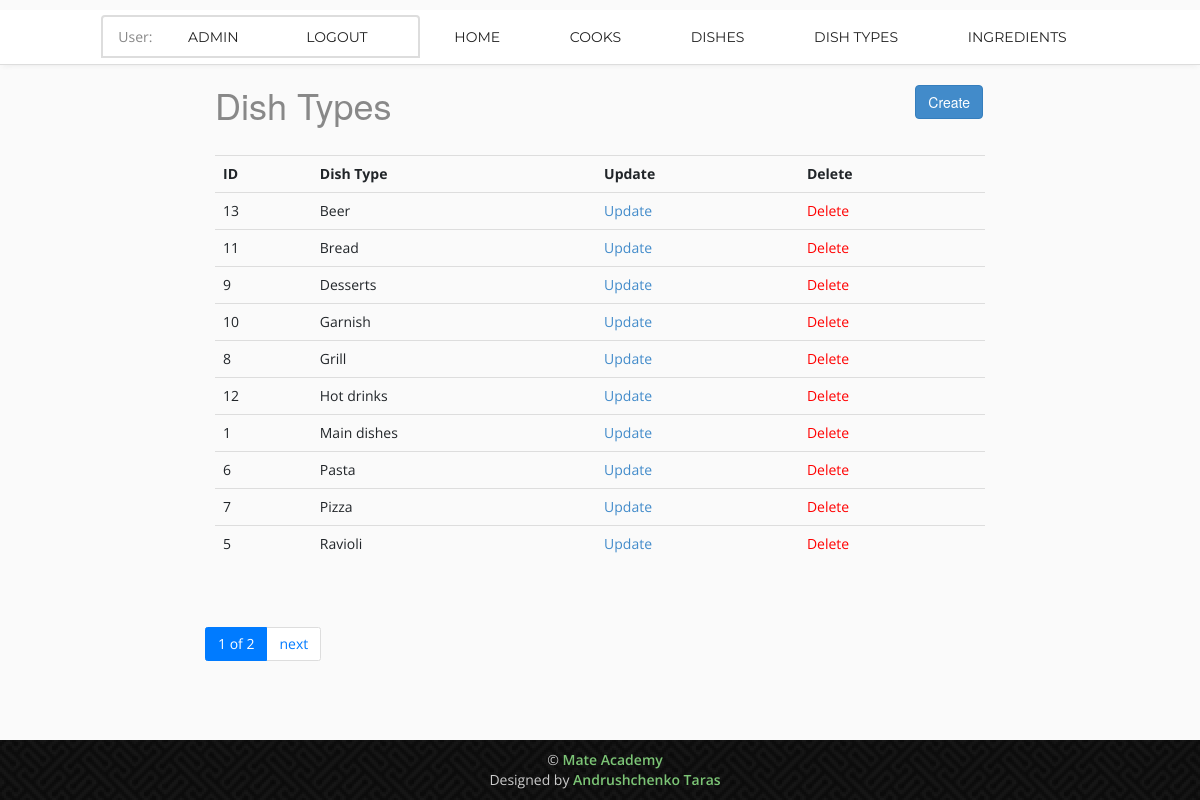
Screenshot of /dish_types/ (signed in) with the database file from the repository.
### workspace/models.py (models this page shows, shortened)
class Cook(AbstractUser):
    years_of_experience = models.IntegerField(default=0)
    class Meta:
        ordering = ["pk"]
    def get_absolute_url(self):
        return reverse("workspace:cook-detail", kwargs={"pk": self.pk})

class DishType(models.Model):
    name = models.CharField(max_length=255, unique=True)
    class Meta:
        ordering = ["name"]
        verbose_name = "dish_type"

### workspace/views.py (the view)
class DishTypeListView(LoginRequiredMixin, generic.ListView):
    model = DishType
    context_object_name = "dish_type_list"
    template_name = "workspace/dish_type_list.html"
    paginate_by = 10

### workspace/templatetags/query_transform.py (called while the page is built)
@register.simple_tag
def query_transform(request, **kwargs):
    updated = request.GET.copy()
    for key, value in kwargs.items():
        if value is not None:
            updated[key] = value
        else:
            updated.pop(key, 0)
    return updated.urlencode()

### templates/workspace/dish_type_list.html
{% extends "base.html" %}
{% load crispy_forms_filters %}
{% block content %}
  <div class="col-sm-2"></div>
  <div class="col-sm-8">
    <h1>
      Dish Types
      <a href="{% url 'workspace:dish-type-create' %}" class="btn btn-primary link-to-page">
        Create
      </a>
    </h1>
    <br>
      {% if dish_type_list %}
      <table class="table">
        <tr>
          <th>ID</th>
          <th>Dish Type</th>
          <th>Update</th>
          <th>Delete</th>
        </tr>
      {% for dish_type in dish_type_list %}
        <tr>
          <td>{{ dish_type.id }}</td>
          <td>{{ dish_type.name }}</td>
          <td>
            <a href="{% url 'workspace:dish-type-update' pk=dish_type.id %}">
              Update
            </a>
          </td>
          <td>
            <a style="color: red"
               href="{% url 'workspace:dish-type-delete' pk=dish_type.id %}">
              Delete
            </a>
          </td>
        </tr>
      {% endfor %}
      </table>
      {% else %}
        <p>There are no dish types in the service.</p>
      {% endif %}
  </div>
  <div class="col-sm-2"></div>
{% endblock %}

### templates/base.html (shortened to what this page needs)
<!DOCTYPE html>
<html lang="en">
<head>
  <link rel="stylesheet" href="https://cdn.jsdelivr.net/npm/bootstrap@4.6.2/dist/css/bootstrap.min.css"
>
  {% load static %}
  <link href="{% static 'css/bootstrap.css' %}" rel="stylesheet" type="text/css">
	<link href="{% static 'css/style.css' %}" rel="stylesheet" type="text/css">
	<link href="{% static 'css/font-awesome.css' %}" rel="stylesheet" type="text/css">
	<link href="{% static 'css/responsive.css' %}" rel="stylesheet" type="text/css">
	<link href="{% static 'css/magnific-popup.css' %}" rel="stylesheet" type="text/css">
	<link href="{% static 'css/animate.css' %}" rel="stylesheet" type="text/css">
</head>
<body>
  {% block nav-bar %}
    {% include "includes/nav-bar.html" %}
  {% endblock %}
    <div class="featured-box">
      <div class="featured-box-col2 wow fadeInRight delay-06s">
        {% block content  %}
        {% endblock %}
      </div>
    </div>
    <div class="featured-box">
      <div class="featured-box-col2 wow fadeInRight delay-06s">
        {% block pagination %}
          {% include "includes/pagination.html" %}
        {% endblock %}
      </div>
    </div>
	<footer class="footer">
		<div class="container">
			<span class="copyright">&copy; <a href="https://mate.academy/">Mate Academy</a></span>
			<div class="credits">
				Designed by <a href="https://github.com/taras-andruschenko?tab=repositories">Andrushchenko Taras</a>
			</div>
		</div>
	</footer>
</body>
</html>

### templates/includes/nav-bar.html (shortened to what this page needs)
	<nav class="main-nav-outer" id="test">
			<ul class="main-nav">
        {% if user.is_authenticated %}
          <li class="list-group-item">User: <a href="{{ user.get_absolute_url }}">{{ user.get_username }}</a>
            <a href="{% url 'logout'%}?next={{request.path}}">Logout</a>
        {% else %}
          <li class="list-group-item"><a href="{% url 'login'%}?next={{request.path}}">Login</a></li>
        {% endif %}
          <li><a href="{% url 'workspace:index' %}">Home</a></li>
          <li><a href="{% url 'workspace:cook-list' %}">Cooks</a></li>
          <li><a href="{% url 'workspace:dish-list' %}">Dishes</a></li>
          <li><a href="{% url 'workspace:dish-type-list' %}">Dish types</a></li>
          <li><a href="{% url 'workspace:ingredient-list' %}">Ingredients</a></li>
			</ul>
	</nav>

### templates/includes/pagination.html (shortened to what this page needs)
{% load query_transform %}
<div class="row align-items-start">
  <div class="col-sm-2"></div>
    <div class="col-sm-8">
      {% if is_paginated %}
        <ul class="pagination">
          <li class="page-item active">
            <span class="page-link">{{ page_obj.number }} of {{ paginator.num_pages }}</span>
          </li>
          {% if page_obj.has_next %}
            <li class="page-item">
              <a href="?{% query_transform request page=page_obj.next_page_number %}"
                 class="page-link">next</a>
            </li>
          {% endif %}
        </ul>
      {% endif %}
    </div>
  <div class="col-sm-2"></div>
</div>

### static/css/style.css (style rules this page uses)
a, a:hover, a:active { outline:0px !important }
body { background:#fafafa; font-family: 'Open Sans', sans-serif; font-size:14px; font-weight:normal; color:#888888; margin:0; }
.main-nav-outer { padding:0px; border-bottom:1px solid #dddddd; box-shadow:0 4px 5px -3px #ececec; position:relative; background:#fff; }
.main-nav { text-align:center; margin:10px 0 0px; padding:0; list-style:none; }
.main-nav li { display:inline; margin:0 1px; }
.main-nav li a { display:inline-block; color:#222222; text-transform:uppercase; font-family: 'Montserrat', sans-serif; text-decoration: none; line-height:20px; margin:17px 32px; transition:all 0.3s ease-in-out; -moz-transition:all 0.3s ease-in-out; -webkit-transition:all 0.3s ease-in-out; }
.featured-box { padding:0 0 0 0; margin-bottom:25px; font-size:14px; }
.featured-box-col2 { overflow:hidden; }
.footer { position: fixed; padding: 10px 0 10px 10px; bottom: 0; width: 100%; background:url(../img/pw_maze_black_2X.png) left top repeat; }
.copyright, .credits { color:#cccccc; font-size:14px; display:block; text-align:center; }
.copyright a, .credits a { color:#7cc576; font-weight:600; text-decoration: none; transition:all 0.3s ease-in-out; -moz-transition:all 0.3s ease-in-out; -webkit-transition:all 0.3s ease-in-out; }
.delay-06s { animation-delay: 0.6s; -webkit-animation-delay: 0.6s; }
.link-to-page { float: right; margin: 0 2px 0 2px; }

### static/css/responsive.css (style rules this page uses)
@media only screen and (min-width: 992px) { .main-nav { display:block !important; } }

### rows the page displays
Cook: get_username "ADMIN"
DishType: id "13", name "Beer"
DishType: id "11", name "Bread"
DishType: id "9", name "Desserts"
DishType: id "10", name "Garnish"
DishType: id "8", name "Grill"
DishType: id "12", name "Hot drinks"
DishType: id "1", name "Main dishes"
DishType: id "6", name "Pasta"
DishType: id "7", name "Pizza"
DishType: id "5", name "Ravioli"

### other values shown
{{ page_obj.number }} "1"
{{ paginator.num_pages }} "2"
